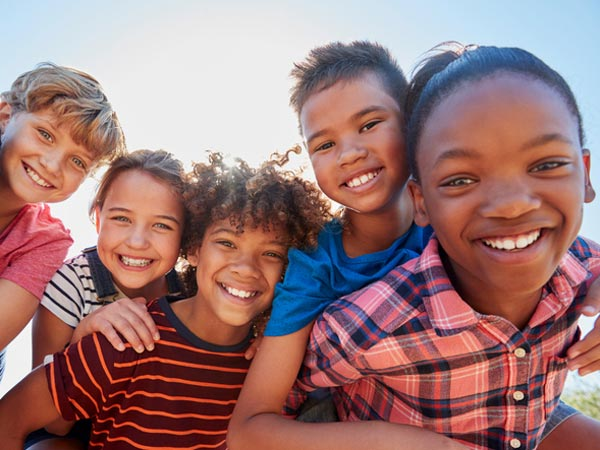
#> input picture kids.jpg, 600 x 450 px
$ python faceDetection.py
#> lines starting #> are read from the running program, lines starting #| are printed output that depends on the picture; after the words box and inside, x2 and y2 are one past the last pixel; in counts of white or black regions, pixels touching at a corner belong together
import cv2

image = cv2.imread("kids.jpg")
#> image is the input picture: shape (450, 600, 3); mean B, G, R 120, 120, 156.6
path="haarcascade_frontalface_default.xml"
img_gray = cv2.cvtColor(image, cv2.COLOR_BGR2GRAY)
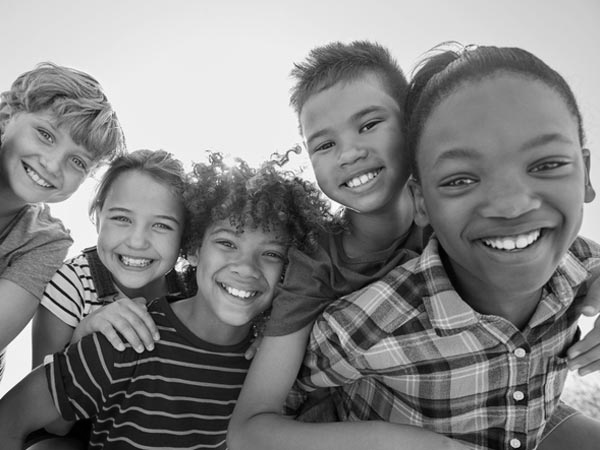
#> img_gray: shape (450, 600); min 0, max 255, mean 131

face_cascade = cv2.CascadeClassifier(path)

faces = face_cascade.detectMultiScale(img_gray)
#> faces = [[92, 186, 97, 97], [195, 212, 105, 105], [279, 76, 136, 136]]

print("No. of faces are "+str(len(faces)))
#| No. of faces are 3

for x, y, width, height in faces:
    cv2.rectangle(image, (x, y), (x + width, y + height), color=(255, 0, 0), thickness=2)
#> this loop made 3 passes
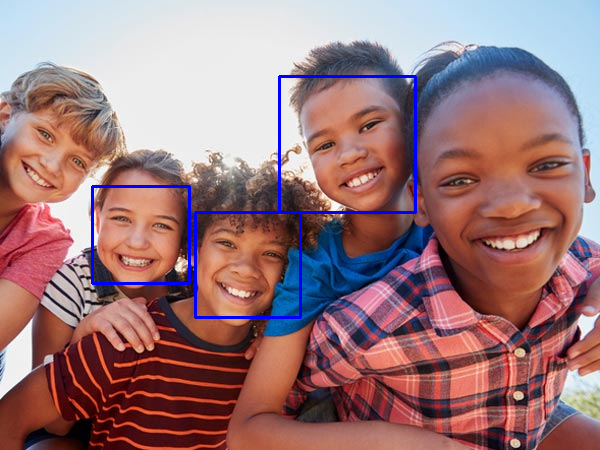
#> image: shape (450, 600, 3); 1.47% of pixels changed, all inside (x1, y1, x2, y2) = (91, 75, 417, 319)

cv2.imwrite("faces_detected.jpg", image)
